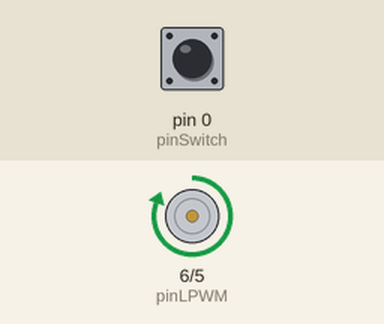
Simulated run of this sketch. Board: Arduino Uno, built with avr-gcc and run on an emulated ATmega328P. Shown: motor-driver pin pairs drawn as motors (green arrow = first pin HIGH = forward, orange = second pin HIGH = backward, longer = more drive). The inputs (shaded band) are chosen by the test bench; at power-on: pin 0 (pinSwitch) HIGH.

Above: at 2.0 s.
2.1 s: pin 0 (pinSwitch) pulled LOW for 0.15 s
At 7.3 s:
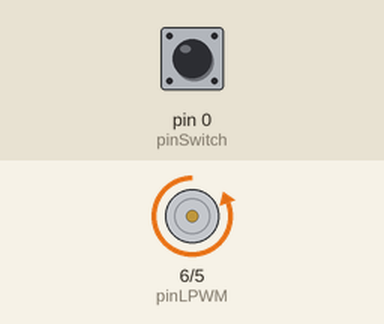
8.2 s: pin 0 (pinSwitch) pulled LOW for 1 s
At 10.9 s:
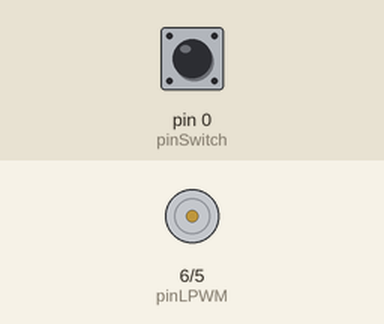
Timing chart, 0 to 17.2 s (numbered marks = the images above; inputs shaded):
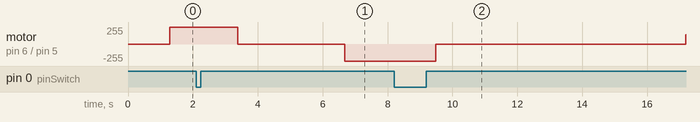

Measured:
- after the input at 8.2 s, motor on pin 6 (pinLPWM) / pin 5 (pinRPWM): backward 255/255 → stopped after 1.3 s instead of 2.8 s

The sketch:

back-and-forth.ino
```cpp
/*
Based upon http://www.hessmer.org/blog/2013/12/28/ibt-2-h-bridge-with-arduino/.

Connection to the IBT-2 board:
IBT-2 pin 1 (RPWM) to Arduino pin 5(PWM)
IBT-2 pin 2 (LPWM) to Arduino pin 6(PWM)
IBT-2 pins 3 (R_EN), 4 (L_EN), 7 (VCC) to Arduino 5V pin
IBT-2 pin 8 (GND) to Arduino GND
IBT-2 pins 5 (R_IS) and 6 (L_IS) not connected
*/

const int pinRPWM = 5;
const int pinLPWM = 6;
const int pinSwitch = 0;

/*
The basic cycle is:
1. Spin forwards;
2. Stop;
3. Pause;
4. Spin in reverse;
5. Stop;
6. Soak;
7. Repeat.

When a switch is closed (shorted to ground), interrupt the cycle and spin
constantly in a single direction.
*/
const int forwardDuration = 3000; // ms
const int pauseDuration = 2000; // ms
const int reverseDuration = 3000; // ms
const int soakDuration = 7000; // ms
const int forwardSpeed = 255; // 0 to 255
const int reverseSpeed = -255; // -255 to 0
const int spinSpeed = 255; // -255 to 255

// increment the PWM duty cycle gradually to make motor speed
// and direction transitions smooth, delaying between each increment
const int glideDelay = 5; // ms
int lastPWM = 0;


void spin(int PWM) // -255 to 255
{
  if(PWM >= 0)
  {
    analogWrite(pinRPWM, 0);
    analogWrite(pinLPWM, PWM);
  }
  else
  {
    analogWrite(pinLPWM, 0);
    analogWrite(pinRPWM, -PWM);
  }
  lastPWM = PWM;
}

void glideTo(int PWM) // -255 to 255
{
  if(PWM > lastPWM)
  {
    for(int i = lastPWM; i <= PWM; i++)
    {
      spin(i);
      delayWhileSwitchOff(glideDelay);
    }
  }
  else
  {
    for(int i = lastPWM; i >= PWM; i--)
    {
      spin(i);
      delayWhileSwitchOff(glideDelay);
    }
  }
}

bool isSwitchOn()
{
  // pulled high when switch open
  return digitalRead(pinSwitch) == LOW;
}

void delayWhileSwitchOff(int duration) // duration in ms
{
  // "interruptible" (not using interrupts) delay that exits if a switch is
  // turned on
  const int checkInterval = 10; // ms
  if (duration < checkInterval)
  {
    delay(duration);
    return;
  }
  int elapsed = 0;
  while(elapsed < duration && !isSwitchOn())
  {
    delay(checkInterval);
    elapsed += checkInterval;
  }
}

void setup()
{
  pinMode(pinRPWM, OUTPUT);
  pinMode(pinLPWM, OUTPUT);
  // the switch should short to ground when closed
  pinMode(pinSwitch, INPUT_PULLUP);
}

void loop()
{
  if(isSwitchOn())
  {
    glideTo(spinSpeed);
    return;
  }
  glideTo(forwardSpeed);
  delayWhileSwitchOff(forwardDuration);
  glideTo(0);
  delayWhileSwitchOff(pauseDuration);
  glideTo(reverseSpeed);
  delayWhileSwitchOff(reverseDuration);
  glideTo(0);
  delayWhileSwitchOff(soakDuration);
}
```
